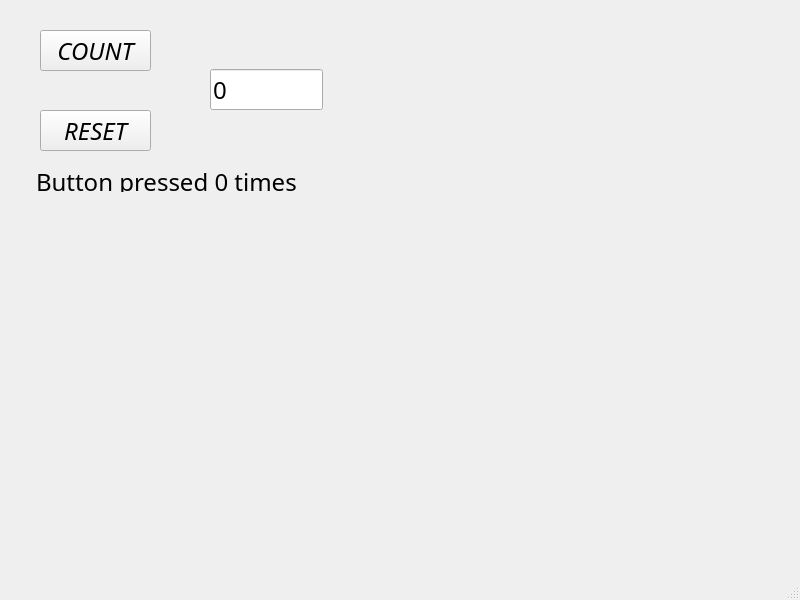
<?xml version="1.0" encoding="UTF-8"?>
<ui version="4.0">
 <class>MainWindow</class>
 <widget class="QMainWindow" name="MainWindow">
  <property name="geometry">
   <rect>
    <x>0</x>
    <y>0</y>
    <width>800</width>
    <height>600</height>
   </rect>
  </property>
  <property name="windowTitle">
   <string>MainWindow</string>
  </property>
  <widget class="QWidget" name="centralwidget">
   <widget class="QPushButton" name="btnCount">
    <property name="geometry">
     <rect>
      <x>40</x>
      <y>30</y>
      <width>111</width>
      <height>41</height>
     </rect>
    </property>
    <property name="font">
     <font>
      <family>Rockwell</family>
      <pointsize>18</pointsize>
      <italic>true</italic>
     </font>
    </property>
    <property name="text">
     <string>COUNT</string>
    </property>
   </widget>
   <widget class="QPushButton" name="btnReset">
    <property name="geometry">
     <rect>
      <x>40</x>
      <y>110</y>
      <width>111</width>
      <height>41</height>
     </rect>
    </property>
    <property name="font">
     <font>
      <family>Rockwell</family>
      <pointsize>18</pointsize>
      <italic>true</italic>
     </font>
    </property>
    <property name="text">
     <string>RESET</string>
    </property>
   </widget>
   <widget class="QLineEdit" name="txtResult">
    <property name="geometry">
     <rect>
      <x>210</x>
      <y>69</y>
      <width>113</width>
      <height>41</height>
     </rect>
    </property>
    <property name="font">
     <font>
      <family>Rockwell</family>
      <pointsize>18</pointsize>
     </font>
    </property>
    <property name="text">
     <string>0</string>
    </property>
   </widget>
   <widget class="QLabel" name="labelInfo">
    <property name="geometry">
     <rect>
      <x>36</x>
      <y>171</y>
      <width>301</width>
      <height>21</height>
     </rect>
    </property>
    <property name="font">
     <font>
      <family>Rockwell</family>
      <pointsize>18</pointsize>
     </font>
    </property>
    <property name="text">
     <string>Button pressed 0 times</string>
    </property>
   </widget>
  </widget>
  <widget class="QMenuBar" name="menubar">
   <property name="geometry">
    <rect>
     <x>0</x>
     <y>0</y>
     <width>800</width>
     <height>17</height>
    </rect>
   </property>
  </widget>
  <widget class="QStatusBar" name="statusbar"/>
 </widget>
 <resources/>
 <connections/>
</ui>
